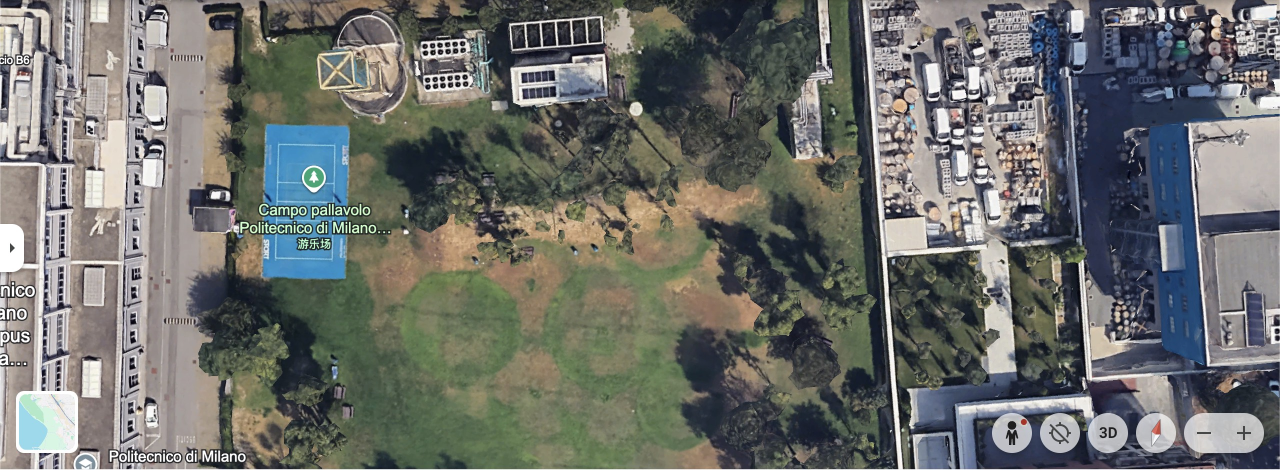
#> input picture pathGeneration/env.jpg, 2560 x 940 px, found by its file name (shown at 1/2 size)
$ python path_generation.py
#> lines starting #> are read from the running program, lines starting #| are printed output that depends on the picture; after the words box and inside, x2 and y2 are one past the last pixel; in counts of white or black regions, pixels touching at a corner belong together
import cv2
import numpy as np
import matplotlib.pyplot as plt
import os
import heapq
import random
import json


# [19 lines left out: function show_and_save, not called in this run]


def show_comparison(original_image, processed_image, output_dir):
    """
    Show original image and processed binary map side by side.
    """
    os.makedirs(output_dir, exist_ok=True)

    plt.figure(figsize=(14, 6))

    plt.subplot(1, 2, 1)
    plt.imshow(original_image)
    plt.title("Original Resized Image")
    plt.axis("off")

    plt.subplot(1, 2, 2)
    plt.imshow(processed_image, cmap="gray")
    plt.title("Cleaned Binary Map")
    plt.axis("off")

    plt.tight_layout()

    comparison_path = os.path.join(output_dir, "comparison_original_vs_binary.png")
    plt.savefig(comparison_path, dpi=300)

    plt.show()


def load_map_config(config_path):
    """
    Load map configuration from JSON file.

    Required field:
    - inflation_radius_pixels
    """
#> called with config_path = 'output_preprocessing/map_config.json'

    if not os.path.exists(config_path):
        raise FileNotFoundError(
            f"Map configuration file not found: {config_path}\n"
            "Please run configuration_generation.py first."
        )

    with open(config_path, "r") as file:
#> (reads robot-project-new/input_data/map_config.json from the repository)
        config = json.load(file)

    if "inflation_radius_pixels" not in config:
        raise KeyError(
            f"Missing 'inflation_radius_pixels' in {config_path}.\n"
            "Please run configuration_generation.py to generate this value."
        )

    return config


def inflate_obstacles(occupancy_grid, inflation_radius_pixels):
    """
    Inflate obstacles according to robot size and safety margin.

    occupancy_grid:
    0 = free space
    1 = obstacle

    inflation_radius_pixels:
    Number of pixels used to expand obstacle areas.

    Return:
    inflated_grid:
    0 = free space
    1 = inflated obstacle
    """

    if inflation_radius_pixels <= 0:
        return occupancy_grid

    # Convert obstacle cells to mask
    # 255 = obstacle
    # 0 = free space
    obstacle_mask = np.where(occupancy_grid == 1, 255, 0).astype(np.uint8)

    kernel_size = 2 * inflation_radius_pixels + 1

    kernel = cv2.getStructuringElement(
        cv2.MORPH_ELLIPSE,
        (kernel_size, kernel_size)
    )

    inflated_obstacle_mask = cv2.dilate(
        obstacle_mask,
        kernel,
        iterations=1
    )

    inflated_grid = np.where(inflated_obstacle_mask == 255, 1, 0)

    return inflated_grid


def preprocess_real_environment_image(
    planning_image_path,
    output_dir="output_preprocessing",
    resize_width=800,
    blur_kernel=5,
    threshold_value=120,
    use_canny=False,
    use_hsv_correction=True
):
    """
    Preprocess a real environment image and generate a binary map.

    White pixels = traversable area
    Black pixels = obstacle / non-traversable area
    """
#> called with planning_image_path = 'pathGeneration/env.jpg', output_dir = 'output_preprocessing', resize_width = 800, blur_kernel = 5, threshold_value = 120, use_canny = False, use_hsv_correction = True

    # 1. Read image
    original_bgr = cv2.imread(planning_image_path)
#> original_bgr is the input picture: shape (940, 2560, 3); mean B, G, R 107.1, 110.8, 108.9

    if original_bgr is None:
        raise FileNotFoundError(f"Cannot read image: {planning_image_path}")

    # Convert BGR to RGB for displaying
    original_rgb = cv2.cvtColor(original_bgr, cv2.COLOR_BGR2RGB)

    # 2. Resize image for easier processing
    height, width = original_rgb.shape[:2]
    scale = resize_width / width
    new_height = int(height * scale)
    resized_rgb = cv2.resize(original_rgb, (resize_width, new_height))

    # 3. Convert to grayscale
    gray = cv2.cvtColor(resized_rgb, cv2.COLOR_RGB2GRAY)

    # 4. Noise reduction using Gaussian Blur
    if blur_kernel % 2 == 0:
        blur_kernel += 1

    blurred = cv2.GaussianBlur(gray, (blur_kernel, blur_kernel), 0)

    # 5. Threshold or Canny edge detection
    if use_canny:
        edges = cv2.Canny(blurred, 50, 150)

        # Invert edges to create a rough traversable map
        binary_map = cv2.bitwise_not(edges)

    else:
        # Binary threshold
        # Pixels brighter than threshold_value become white
        # Pixels darker than threshold_value become black
        _, binary_map = cv2.threshold(
            blurred,
            threshold_value,
            255,
            cv2.THRESH_BINARY
        )
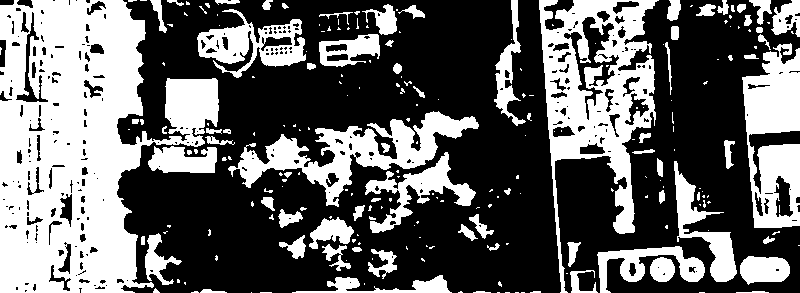
#> binary_map: shape (293, 800); 39.3% white; 229 white regions (151 under 20 px), largest, box (x1, y1, x2, y2) and area: (0, 0, 219, 293) 38434, (539, 0, 659, 293) 13547, (228, 111, 479, 207) 7153

    # 5.1 HSV-based traversable area detection for satellite images
    if use_hsv_correction:
        hsv = cv2.cvtColor(resized_rgb, cv2.COLOR_RGB2HSV)
#> hsv: shape (293, 800, 3); mean H, S, V 66.3, 51.7, 119.6

        # Green areas: grass / vegetation / open ground
        lower_green = np.array([30, 20, 30])
        upper_green = np.array([95, 255, 240])
        green_mask = cv2.inRange(hsv, lower_green, upper_green)
#> green_mask: shape (293, 800); 25.4% white; 550 white regions (483 under 20 px), largest, box (x1, y1, x2, y2) and area: (124, 142, 446, 293) 27644, (195, 31, 397, 156) 7143, (141, 16, 209, 149) 3777

        # Brown / yellow areas: soil, dirt path, dry grass
        lower_brown = np.array([5, 15, 40])
        upper_brown = np.array([40, 220, 240])
        brown_mask = cv2.inRange(hsv, lower_brown, upper_brown)
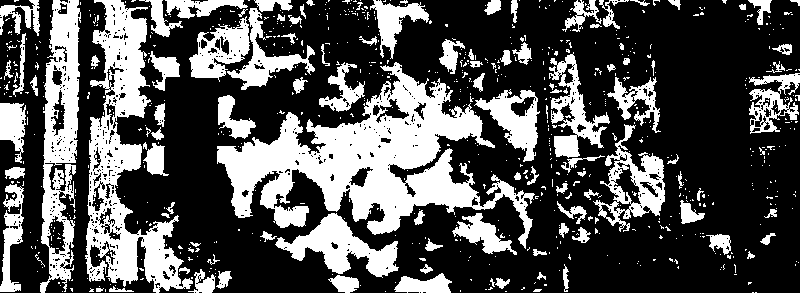
#> brown_mask: shape (293, 800); 32.6% white; 765 white regions (660 under 20 px), largest, box (x1, y1, x2, y2) and area: (217, 62, 535, 249) 21546, (85, 0, 193, 293) 11321, (40, 0, 81, 293) 6581

        # Light open ground: pale soil / dry grass / open area
        lower_light_ground = np.array([15, 5, 100])
        upper_light_ground = np.array([45, 130, 255])
        light_ground_mask = cv2.inRange(hsv, lower_light_ground, upper_light_ground)
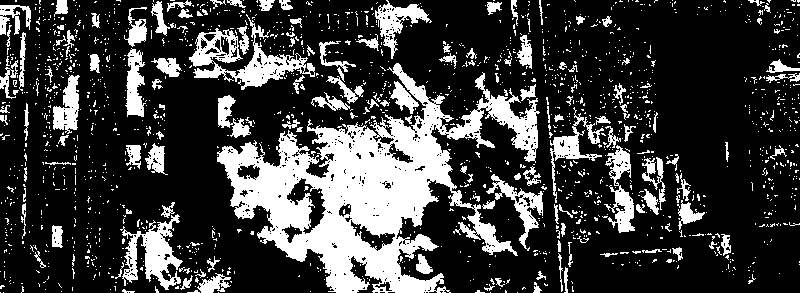
#> light_ground_mask: shape (293, 800); 24% white; 1646 white regions (1494 under 20 px), largest, box (x1, y1, x2, y2) and area: (217, 63, 540, 293) 27178, (189, 14, 315, 90) 2857, (120, 214, 183, 290) 2012

        # Combine traversable areas
        traversable_mask = cv2.bitwise_or(green_mask, brown_mask)
#> traversable_mask: shape (293, 800); 49.5% white; 708 white regions (643 under 20 px), largest, box (x1, y1, x2, y2) and area: (85, 0, 553, 293) 88990, (40, 0, 81, 293) 6581, (556, 124, 679, 243) 5802
        traversable_mask = cv2.bitwise_or(traversable_mask, light_ground_mask)
#> traversable_mask: shape (293, 800); 51.8% white; 814 black regions (730 under 20 px), largest, box (x1, y1, x2, y2) and area: (422, 0, 800, 293) 61529, (0, 0, 58, 293) 8484, (45, 0, 156, 293) 6735

        # Bright + low saturation = roofs / concrete / buildings
        lower_roof = np.array([0, 0, 150])
        upper_roof = np.array([180, 70, 255])
        roof_mask = cv2.inRange(hsv, lower_roof, upper_roof)
#> roof_mask: shape (293, 800); 24.6% white; 849 white regions (763 under 20 px), largest, box (x1, y1, x2, y2) and area: (0, 0, 800, 293) 36261, (743, 73, 800, 228) 3381, (674, 162, 738, 282) 1935

        # Very dark regions = tree shadows / dense obstacles
        lower_dark = np.array([0, 0, 0])
        upper_dark = np.array([180, 255, 35])
        dark_mask = cv2.inRange(hsv, lower_dark, upper_dark)
#> dark_mask: shape (293, 800); 1.7% white in thin lines or dots

        # Blue map marker / UI elements
        lower_blue = np.array([90, 50, 50])
        upper_blue = np.array([130, 255, 255])
        blue_mask = cv2.inRange(hsv, lower_blue, upper_blue)
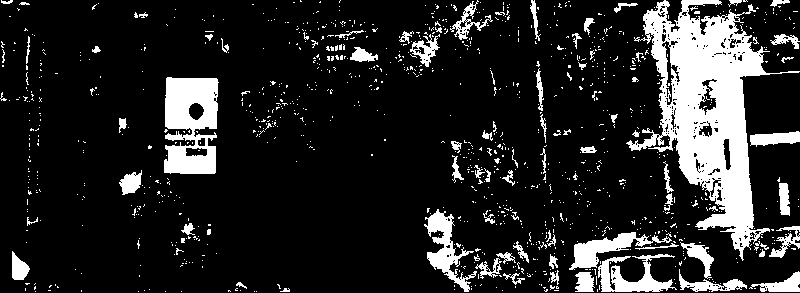
#> blue_mask: shape (293, 800); 15.1% white; 1084 white regions (999 under 20 px), largest, box (x1, y1, x2, y2) and area: (626, 0, 800, 261) 15986, (164, 77, 219, 174) 4031, (424, 209, 477, 292) 1457

        # Combine obstacle masks
        obstacle_mask = cv2.bitwise_or(roof_mask, dark_mask)
#> obstacle_mask: shape (293, 800); 26.4% white; 1337 white regions (1245 under 20 px), largest, box (x1, y1, x2, y2) and area: (0, 0, 800, 293) 37603, (743, 73, 800, 228) 3388, (669, 162, 738, 282) 2162
        obstacle_mask = cv2.bitwise_or(obstacle_mask, blue_mask)
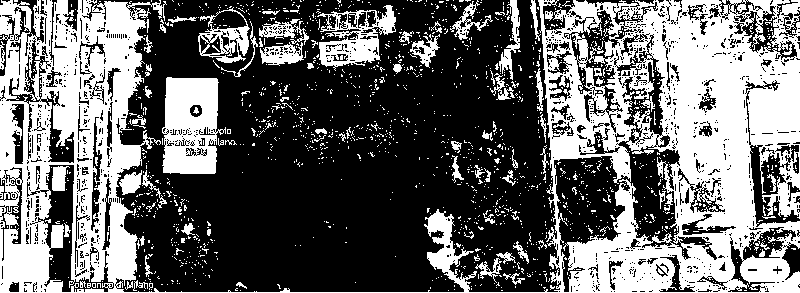
#> obstacle_mask: shape (293, 800); 41.2% white; 1535 white regions (1452 under 20 px), largest, box (x1, y1, x2, y2) and area: (0, 0, 800, 293) 77179, (162, 77, 226, 174) 4589, (317, 5, 396, 71) 2267

        # Remove obstacle areas from traversable area
        traversable_mask[obstacle_mask == 255] = 0
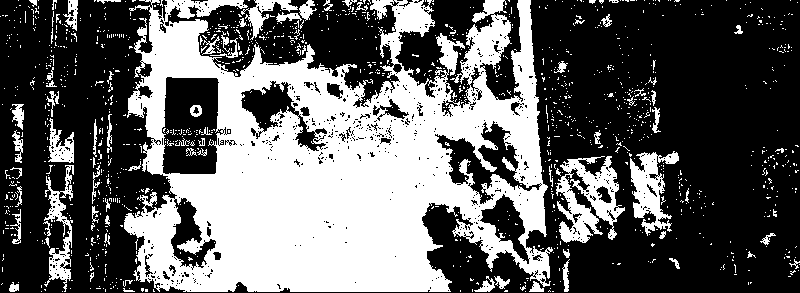
#> traversable_mask: shape (293, 800); 38.5% white; 1284 white regions (1206 under 20 px), largest, box (x1, y1, x2, y2) and area: (124, 0, 553, 292) 75055, (556, 156, 625, 243) 3022, (630, 151, 679, 236) 1902

        # Use HSV result as the final binary map
        # White = traversable, black = obstacle
        binary_map = traversable_mask

    # 6. Morphological processing
    # Remove small noise and fill small holes
    kernel = np.ones((5, 5), np.uint8)

    opened = cv2.morphologyEx(binary_map, cv2.MORPH_OPEN, kernel)
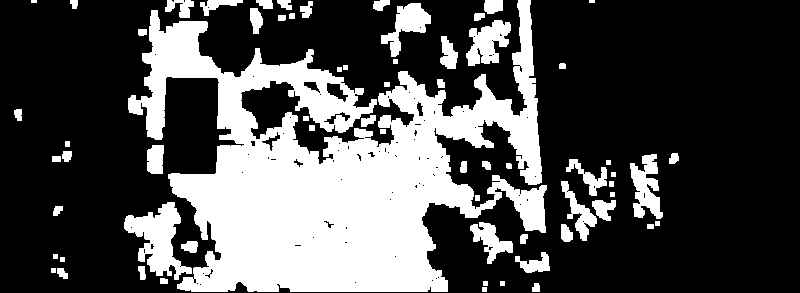
#> opened: shape (293, 800); 30.7% white; 66 white regions (2 under 20 px), largest, box (x1, y1, x2, y2) and area: (128, 0, 547, 292) 58278, (124, 202, 192, 280) 2462, (466, 20, 511, 66) 1256
    closed = cv2.morphologyEx(opened, cv2.MORPH_CLOSE, kernel)
#> closed: shape (293, 800); 31.9% white; 35 white regions (2 under 20 px), largest, box (x1, y1, x2, y2) and area: (124, 0, 547, 293) 63743, (561, 159, 616, 241) 1863, (630, 154, 663, 229) 1448

    # Show original image and processed binary map together
    show_comparison(resized_rgb, closed, output_dir)
#> (the rest of the program and of its run is left out)
